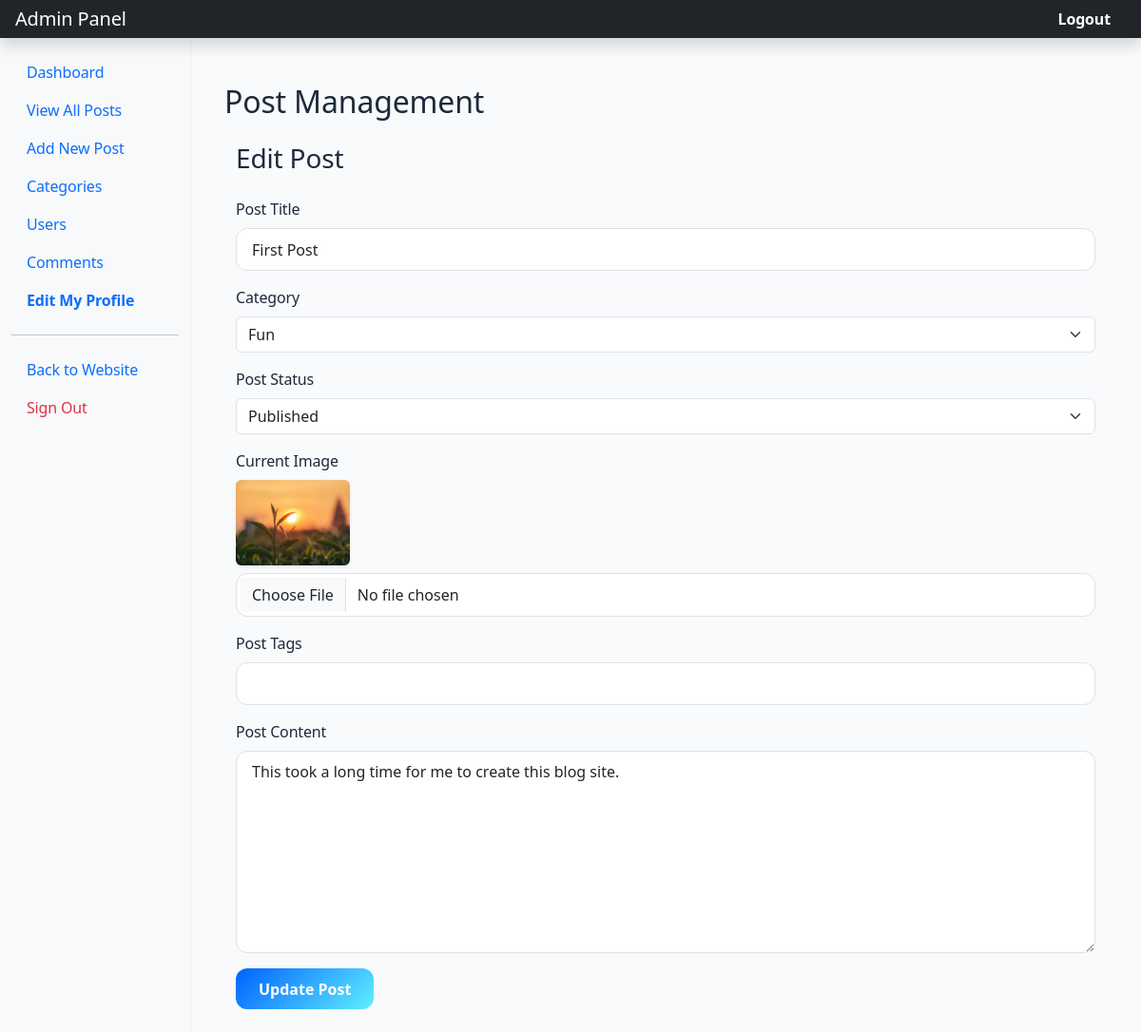
The page /admin/posts.php?source=edit_post&p_id=1 (signed in) on the database its author committed.
### tables this page shows
CREATE TABLE `posts` (
  `post_id` int(10) UNSIGNED NOT NULL,
  `post_category_id` int(10) UNSIGNED NOT NULL,
  `post_title` varchar(255) NOT NULL,
  `post_author` varchar(100) NOT NULL,
  `post_date` datetime DEFAULT current_timestamp(),
  `post_image` varchar(255) DEFAULT NULL,
  `post_content` text NOT NULL,
  `post_tags` varchar(255) DEFAULT NULL,
  `post_comment_count` int(10) UNSIGNED DEFAULT 0,
  `post_status` enum('published','draft') NOT NULL DEFAULT 'draft',
  `post_views_count` int(10) UNSIGNED DEFAULT 0
);

### admin/includes/edit_post.php (the view, shortened to what this page needs)
<?php
$the_post_id = (int) $_GET['p_id'];
$stmt = mysqli_prepare($connection, "SELECT * FROM posts WHERE post_id = ?");
mysqli_stmt_bind_param($stmt, "i", $the_post_id);
mysqli_stmt_execute($stmt);
$result = mysqli_stmt_get_result($stmt);
$post = mysqli_fetch_assoc($result);
$post_title = htmlspecialchars($post['post_title']);
$post_category_id = (int)$post['post_category_id'];
$post_status = htmlspecialchars($post['post_status']);
$post_tags = htmlspecialchars($post['post_tags']);
$post_content = htmlspecialchars($post['post_content']);
$post_image = htmlspecialchars($post['post_image']);
?>
<div class="container-fluid">
    <h3 class="mb-4">Edit Post</h3>
    <form method="post" enctype="multipart/form-data">
        <div class="mb-3">
            <label class="form-label">Post Title</label>
            <input type="text" class="form-control" name="post_title" value="<?php echo $post_title; ?>" required>
        </div>
        <div class="mb-3">
            <label class="form-label">Category</label>
            <select name="post_category" class="form-select" required>
                <?php
                $result = mysqli_query($connection, "SELECT cat_id, cat_title FROM categories ORDER BY cat_title ASC");
                while ($row = mysqli_fetch_assoc($result)) {
                    $cat_id = (int)$row['cat_id'];
                    $cat_title = htmlspecialchars($row['cat_title']);
                    $selected = ($cat_id === $post_category_id) ? "selected" : "";
                    echo "<option value='{$cat_id}' {$selected}>{$cat_title}</option>";
                }
                ?>
            </select>
        </div>
        <div class="mb-3">
            <label class="form-label">Post Status</label>
            <select name="post_status" class="form-select">
                <option value="published" <?php echo ($post_status === 'published') ? 'selected' : ''; ?>>Published</option>
            </select>
        </div>
        <div class="mb-3">
            <label class="form-label">Current Image</label><br>
            <?php if (!empty($post_image)) { ?>
                <img src="../assets/uploads/<?php echo $post_image; ?>" width="120" class="mb-2 rounded shadow-sm">
            <?php } ?>
            <input type="file" class="form-control" name="image" accept="image/*">
        </div>
        <div class="mb-3">
            <label class="form-label">Post Tags</label>
            <input type="text" class="form-control" name="post_tags" value="<?php echo $post_tags; ?>">
        </div>
        <div class="mb-3">
            <label class="form-label">Post Content</label>
            <textarea class="form-control" name="post_content" rows="8" required><?php echo $post_content; ?></textarea>
        </div>
        <button class="btn btn-primary" type="submit" name="update_post">
            Update Post
        </button>
    </form>
</div>

### assets/css/style.css (style rules this page uses)
:root { --primary-blue: #0061ff; --accent-cyan: #60efff; --text-dark: #1e293b; --text-light: #64748b; --body-bg: #f8fafc; --card-shadow: 0 10px 30px rgba(0, 0, 0, 0.05); }
body { background-color: var(--body-bg); color: var(--text-dark); font-family: 'Segoe UI', Roboto, Helvetica, Arial, sans-serif; padding-top: 0; letter-spacing: -0.01em; }
.btn-primary { background: linear-gradient(135deg, var(--primary-blue), var(--accent-cyan)); border: none; border-radius: 12px; padding: 0.6rem 1.5rem; font-weight: 600; transition: all 0.3s ease; }
.form-control { border-radius: 12px; padding: 0.6rem 1rem; }

### rows shown on the page
posts: post_title "First Post", post_status "Published", post_image (picture), post_content "This took a long time for me to create this blog site."

### other values the page prints
form field post_category "Fun"
